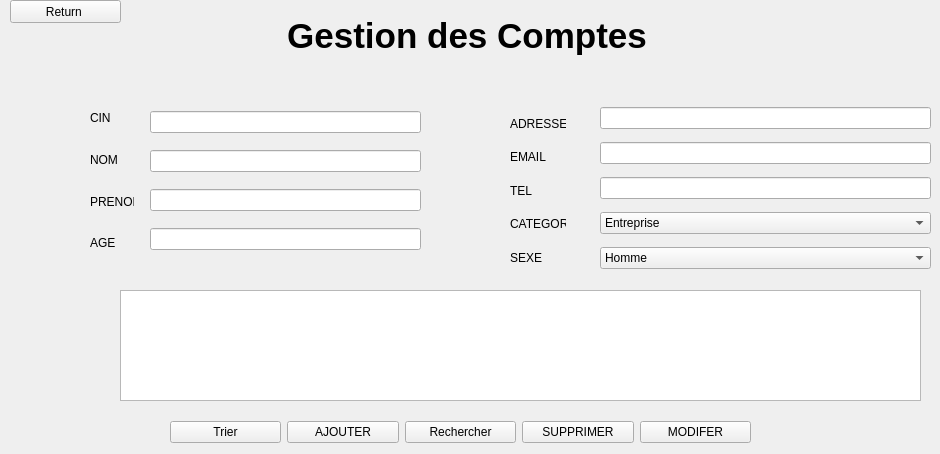
      <widget class="QWidget" name="page_59">
       <widget class="QLabel" name="label_154">
        <property name="geometry">
         <rect>
          <x>190</x>
          <y>10</y>
          <width>601</width>
          <height>51</height>
         </rect>
        </property>
        <property name="font">
         <font>
          <pointsize>26</pointsize>
          <weight>75</weight>
          <bold>true</bold>
         </font>
        </property>
        <property name="text">
         <string>          Gestion des Comptes</string>
        </property>
       </widget>
       <widget class="QPushButton" name="pushButton_301">
        <property name="geometry">
         <rect>
          <x>10</x>
          <y>0</y>
          <width>111</width>
          <height>23</height>
         </rect>
        </property>
        <property name="text">
         <string>Return </string>
        </property>
       </widget>
       <widget class="QTableView" name="tableView_25">
        <property name="geometry">
         <rect>
          <x>120</x>
          <y>290</y>
          <width>801</width>
          <height>111</height>
         </rect>
        </property>
       </widget>
       <widget class="QWidget" name="layoutWidget_76">
        <property name="geometry">
         <rect>
          <x>90</x>
          <y>100</y>
          <width>44</width>
          <height>161</height>
         </rect>
        </property>
        <layout class="QVBoxLayout" name="verticalLayout_65">
         <item>
          <widget class="QLabel" name="label_155">
           <property name="text">
            <string>CIN</string>
           </property>
          </widget>
         </item>
         <item>
          <widget class="QLabel" name="label_156">
           <property name="text">
            <string>NOM</string>
           </property>
          </widget>
         </item>
         <item>
          <widget class="QLabel" name="label_157">
           <property name="text">
            <string>PRENOM</string>
           </property>
          </widget>
         </item>
         <item>
          <widget class="QLabel" name="label_158">
           <property name="text">
            <string>AGE</string>
           </property>
          </widget>
         </item>
        </layout>
       </widget>
       <widget class="QWidget" name="layoutWidget_77">
        <property name="geometry">
         <rect>
          <x>150</x>
          <y>100</y>
          <width>271</width>
          <height>161</height>
         </rect>
        </property>
        <layout class="QVBoxLayout" name="verticalLayout_66">
         <item>
          <widget class="QLineEdit" name="lineEdit_113"/>
         </item>
         <item>
          <widget class="QLineEdit" name="lineEdit_114"/>
         </item>
         <item>
          <widget class="QLineEdit" name="lineEdit_115"/>
         </item>
         <item>
          <widget class="QLineEdit" name="lineEdit_116"/>
         </item>
        </layout>
       </widget>
       <widget class="QWidget" name="layoutWidget_78">
        <property name="geometry">
         <rect>
          <x>510</x>
          <y>110</y>
          <width>56</width>
          <height>161</height>
         </rect>
        </property>
        <layout class="QVBoxLayout" name="verticalLayout_67">
         <item>
          <widget class="QLabel" name="label_159">
           <property name="text">
            <string>ADRESSE</string>
           </property>
          </widget>
         </item>
         <item>
          <widget class="QLabel" name="label_160">
           <property name="text">
            <string>EMAIL</string>
           </property>
          </widget>
         </item>
         <item>
          <widget class="QLabel" name="label_161">
           <property name="text">
            <string>TEL</string>
           </property>
          </widget>
         </item>
         <item>
          <widget class="QLabel" name="label_162">
           <property name="text">
            <string>CATEGORY</string>
           </property>
          </widget>
         </item>
         <item>
          <widget class="QLabel" name="label_163">
           <property name="text">
            <string>SEXE</string>
           </property>
          </widget>
         </item>
        </layout>
       </widget>
       <widget class="QWidget" name="layoutWidget_79">
        <property name="geometry">
         <rect>
          <x>600</x>
          <y>100</y>
          <width>331</width>
          <height>181</height>
         </rect>
        </property>
        <layout class="QVBoxLayout" name="verticalLayout_68">
         <item>
          <widget class="QLineEdit" name="lineEdit_117"/>
         </item>
         <item>
          <widget class="QLineEdit" name="lineEdit_118"/>
         </item>
         <item>
          <widget class="QLineEdit" name="lineEdit_119"/>
         </item>
         <item>
          <widget class="QComboBox" name="comboBox_8">
           <item>
            <property name="text">
             <string>Entreprise</string>
            </property>
           </item>
           <item>
            <property name="text">
             <string>Particulier</string>
            </property>
           </item>
          </widget>
         </item>
         <item>
          <widget class="QComboBox" name="comboBox_9">
           <item>
            <property name="text">
             <string>Homme</string>
            </property>
           </item>
           <item>
            <property name="text">
             <string>Femme</string>
            </property>
           </item>
          </widget>
         </item>
        </layout>
       </widget>
       <widget class="QWidget" name="layoutWidget_80">
        <property name="geometry">
         <rect>
          <x>170</x>
          <y>420</y>
          <width>581</width>
          <height>25</height>
         </rect>
        </property>
        <layout class="QHBoxLayout" name="horizontalLayout_7">
         <item>
          <widget class="QPushButton" name="pushButton_302">
           <property name="text">
            <string>Trier</string>
           </property>
          </widget>
         </item>
         <item>
          <widget class="QPushButton" name="pushButton_303">
           <property name="text">
            <string>AJOUTER</string>
           </property>
          </widget>
         </item>
         <item>
          <widget class="QPushButton" name="pushButton_304">
           <property name="text">
            <string>Rechercher</string>
           </property>
          </widget>
         </item>
         <item>
          <widget class="QPushButton" name="pushButton_305">
           <property name="text">
            <string>SUPPRIMER</string>
           </property>
          </widget>
         </item>
         <item>
          <widget class="QPushButton" name="pushButton_306">
           <property name="text">
            <string>MODIFER</string>
           </property>
          </widget>
         </item>
        </layout>
       </widget>
      </widget>
